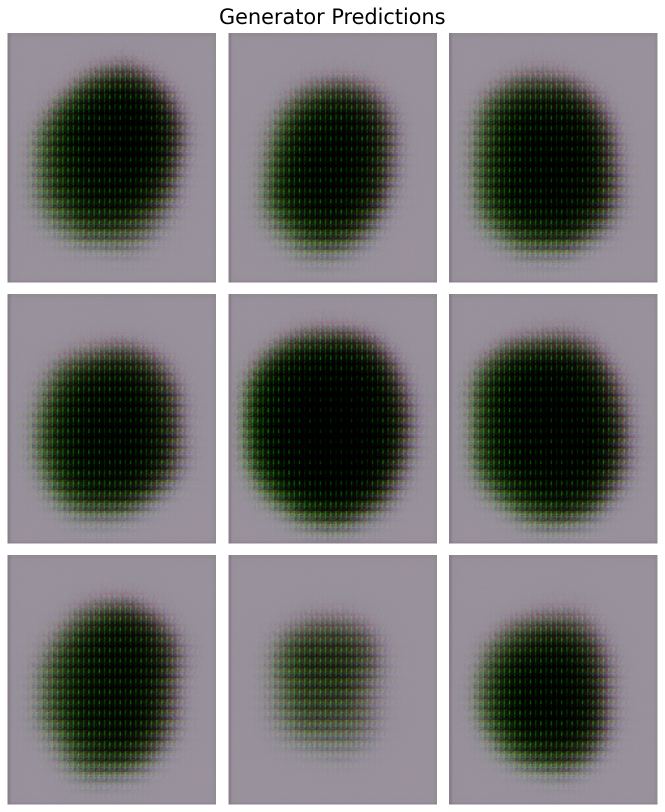
#> input picture DCGAN/Outputs/Pred_Epoch_0000.png, 1329 x 1624 px (shown at 1/2 size)
$ python generate_output_gif.py
#> lines starting #> are read from the running program, lines starting #| are printed output that depends on the picture
import glob
from PIL import Image

RESIZE_FACTOR = 0.4
OUTPUT_FILENAME = 'Predictions.gif'
DURATION_PER_FRAME = 200

output_images = glob.glob('Outputs/Pred_Epoch_*.png')
output_images.sort()

img_data = []

for filepath in output_images:
    img = Image.open(filepath)
#> img is the input picture: PIL image 1329x1624 RGBA; mean R, G, B, A 122.4, 122.2, 121.4, 255
    w, h = img.size
#> w = 1329; h = 1624
    w, h = int(w * RESIZE_FACTOR), int(h * RESIZE_FACTOR)
#> w = 531; h = 649
    img = img.resize((w, h))
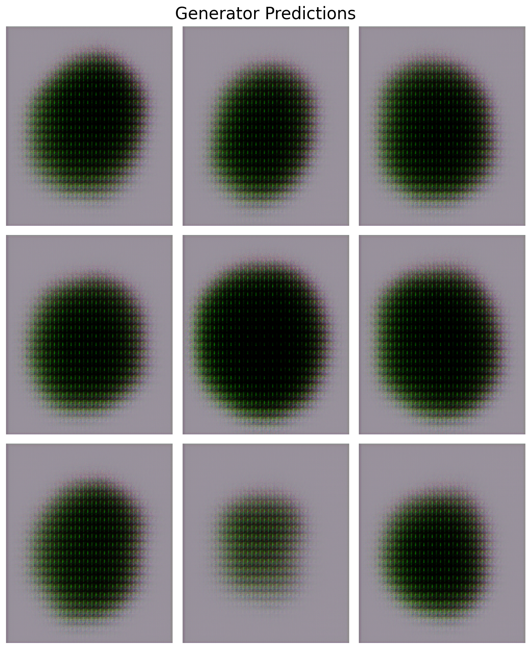
#> img: PIL image 531x649 RGBA; mean R, G, B, A 122.3, 122.1, 121.3, 255
    img_data.append(img)
#> pass 2 of the loop `for filepath in output_images:`:
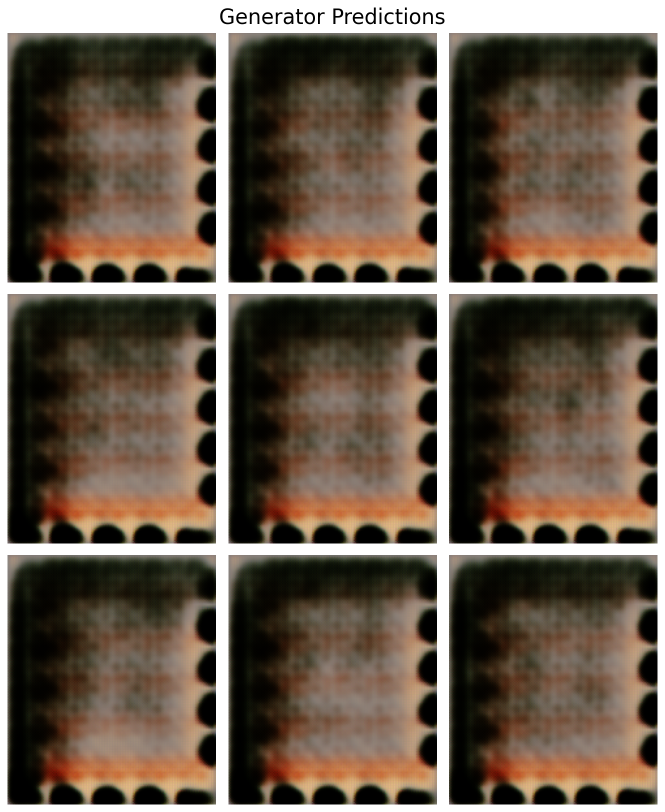
#> input picture DCGAN/Outputs/Pred_Epoch_0003.png, 1329 x 1624 px (shown at 1/2 size)
#> img is the input picture: PIL image 1329x1624 RGBA; mean R, G, B, A 104.6, 90.2, 76, 255
#> `img = img.resize((w, h))`:
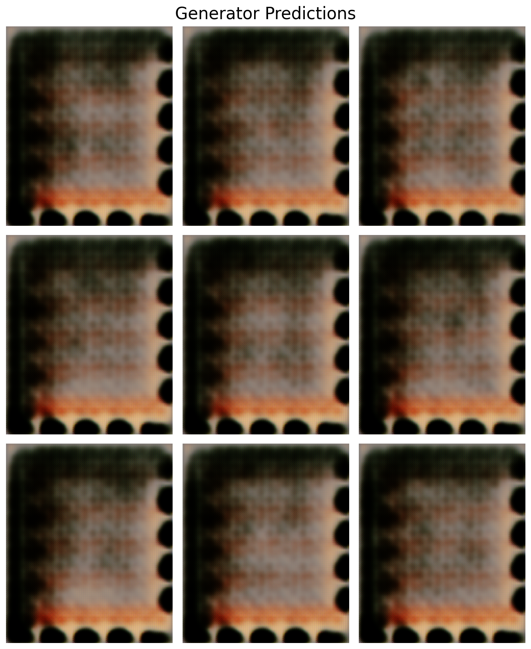
#> img: PIL image 531x649 RGBA; mean R, G, B, A 104.5, 90.1, 75.9, 255
#> pass 3 of the loop `for filepath in output_images:`:
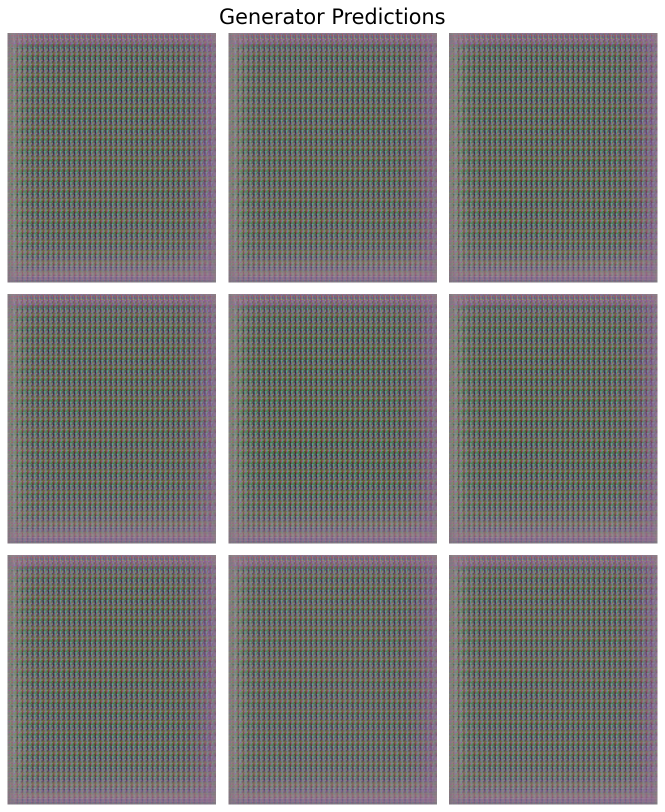
#> input picture DCGAN/Outputs/Pred_Epoch_0004.png, 1329 x 1624 px (shown at 1/2 size)
#> img is the input picture: PIL image 1329x1624 RGBA; mean R, G, B, A 127.3, 127, 125.6, 255
#> `img = img.resize((w, h))`:
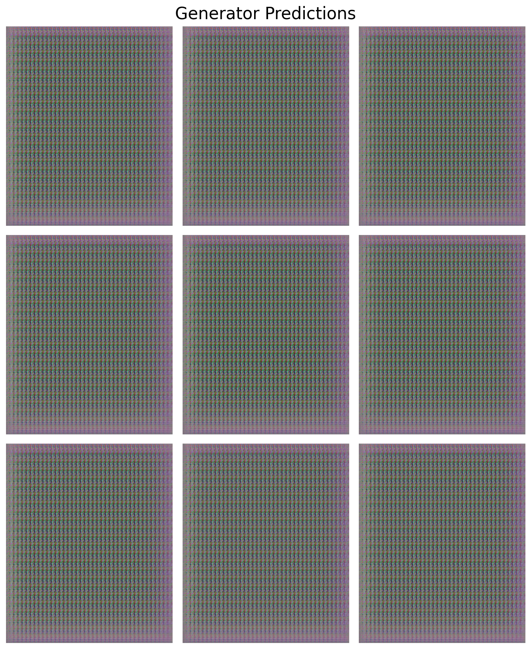
#> img: PIL image 531x649 RGBA; mean R, G, B, A 127.2, 126.9, 125.5, 255

img_data[0].save(
    OUTPUT_FILENAME,
    save_all = True,
    append_images = img_data[1:],
    optimize = False,
    duration = DURATION_PER_FRAME,
    loop = 1
)
